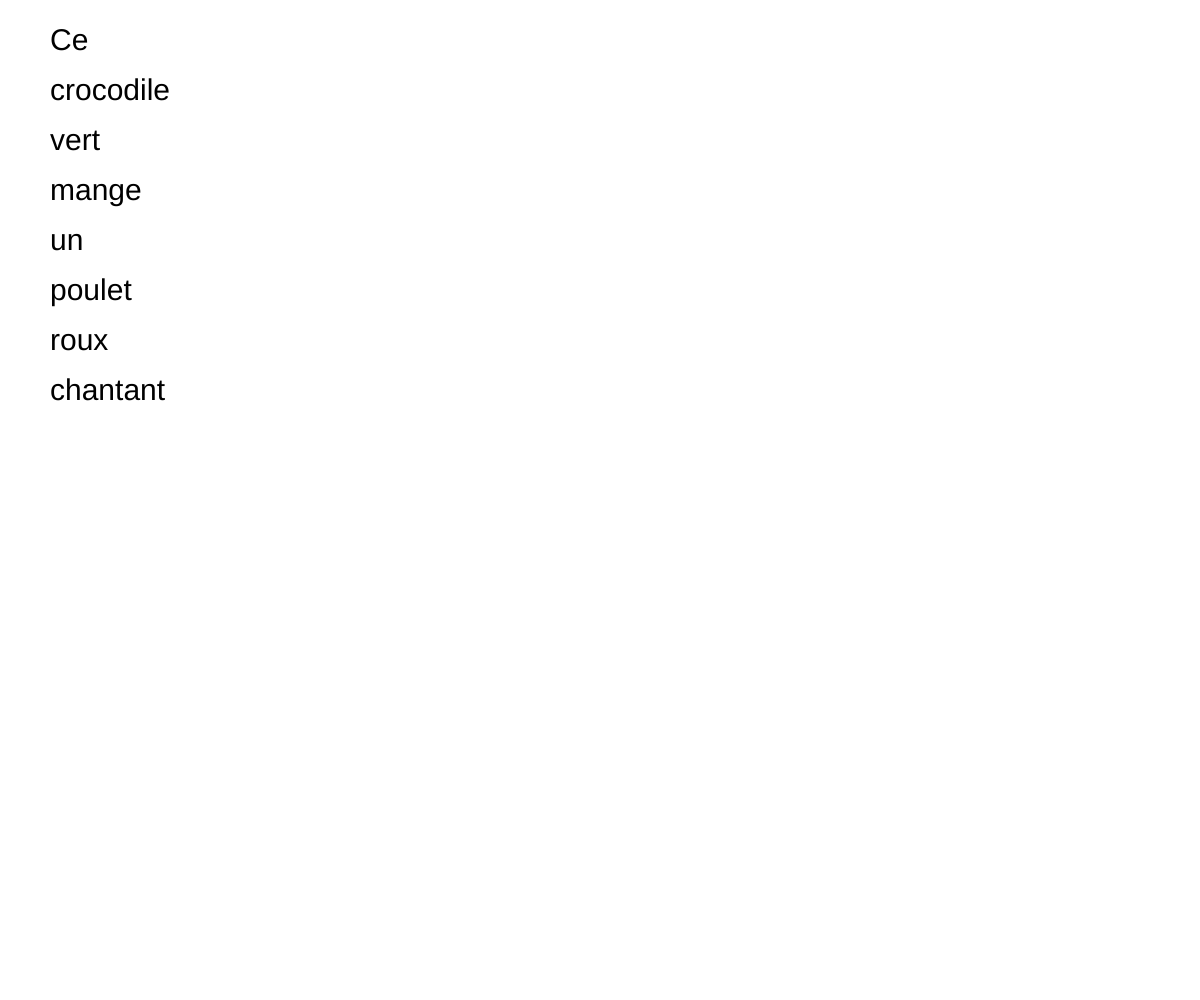
Frame 1 (no input)
Frame 60 (no input): identical to frame 1, image omitted
Frame 120 (the mouse pressed at the canvas centre since frame 60): identical to frame 1, image omitted

The p5.js sketch that drew this single still picture (run headless with seeded random() and noise() and a simulated clock; from frame 60 on, the mouse is pressed at the canvas centre):

// p5.js sketch
// ── sketch.js
var text1 ="this is";
var text2 ="so";
var text3 ="mindblowing!";

var words =["Ce","crocodile","vert","mange","un","poulet","roux","chantant"];


function setup() {
  createCanvas(windowWidth,windowHeight);



}

function draw() {
  background(255);
  //print(text1, text2, text3);

  textSize(30);
  /*text(text1,50,100);
  text(text2,50, 200);
  text(text3,50,300);


  var phrase = text1 +" " +text2 + " "+ text3;

  text(phrase, 50, 400);
*/
/*  text(words[0],50,500);
  text(words[1],50,550);
  text(words[2],50,600);
  text(words[3],50,650);
  text(words[4],50,700);
  text(words[5],50,750);
  text(words[6],50,800);
  text(words[7],50,850);*/

  for (var i=0; i< words.length; i++){
    //for (var j =0; j<=words.length ; j+50){
      text(words[i], 50, 50+50*i);

    }




}
